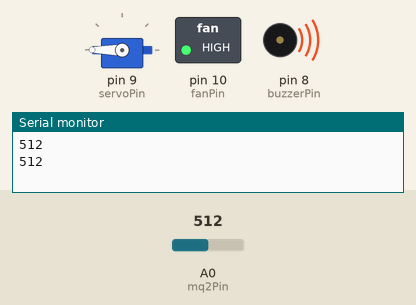
This sketch was run on a simulated Arduino Uno, built with avr-gcc and run on an emulated ATmega328P. Shown: servo, switched loads named in the sketch (green lamp = pin HIGH), buzzer (waves = sounding, pin HIGH), the last lines printed to the serial monitor. Inputs (shaded band) come from the test bench; at power-on: A0 (mq2Pin) = 512.

Above: at 3.3 s.
3.4 s: A0 (mq2Pin) set to 414
6.7 s: A0 (mq2Pin) set to 385
At 8.8 s:
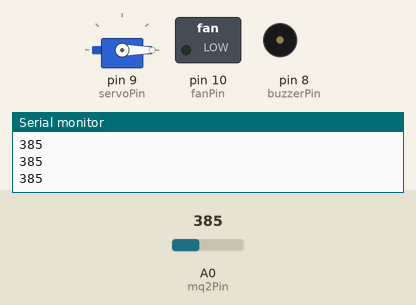
10.0 s: A0 (mq2Pin) set to 410
At 10.8 s:
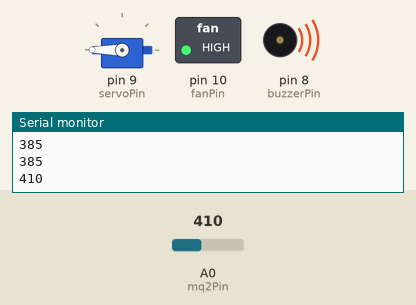
13.3 s: A0 (mq2Pin) set to 390
At 15.8 s:
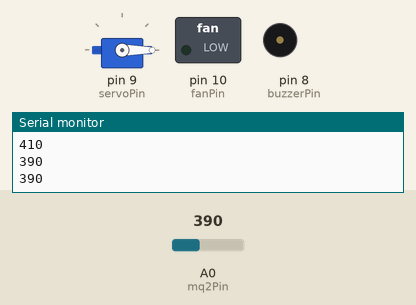
Timing chart, 0 to 17.3 s (numbered marks = the images above; inputs shaded):
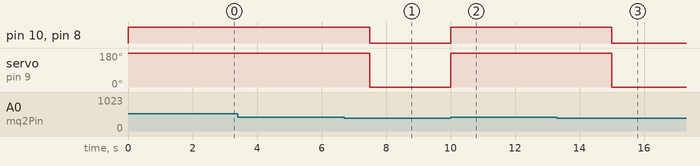

The sketch:

Gas_Leakage_Detection.ino
```cpp
#include <Servo.h>

const int mq2Pin = A0;       // MQ-2 sensor analog output
const int buzzerPin = 8;     // Buzzer control
const int fanPin = 10;       // Fan control through MOSFET
const int servoPin = 9;      // Servo signal

Servo myServo;

void setup() {
  Serial.begin(9600);

  pinMode(buzzerPin, OUTPUT);
  pinMode(fanPin, OUTPUT);

  myServo.attach(servoPin);
  myServo.write(0);  // Initial servo position, as in the project sketch
}

void loop() {
  int mq2Value = analogRead(mq2Pin);
  Serial.println(mq2Value);  // Display sensor value for monitoring

  if (mq2Value > 400) {      // Threshold used in the supplied project code
    digitalWrite(buzzerPin, HIGH);
    digitalWrite(fanPin, HIGH);
    myServo.write(180);      // Confirm this position closes the regulator linkage
    delay(2000);
  } else {
    digitalWrite(buzzerPin, LOW);
    digitalWrite(fanPin, LOW);
    myServo.write(0);        // Confirm the intended normal position
  }

  delay(500);
}
```

Measured:
- the behaviour switches between 401 and 400 on A0 (mq2Pin) (found by bisection; images 0 and 1)
- after the input at 6.7 s, pin 10 (fanPin), pin 8 (buzzerPin): HIGH → LOW after 0.80 s; servo on pin 9 (servoPin): 180° → 0° after 0.80 s
- after the input at 10.0 s, pin 10 (fanPin), pin 8 (buzzerPin): LOW → HIGH at once; servo on pin 9 (servoPin): 0° → 180° at once
- after the input at 13.3 s, pin 10 (fanPin), pin 8 (buzzerPin): HIGH → LOW after 1.7 s; servo on pin 9 (servoPin): 180° → 0° after 1.7 s
